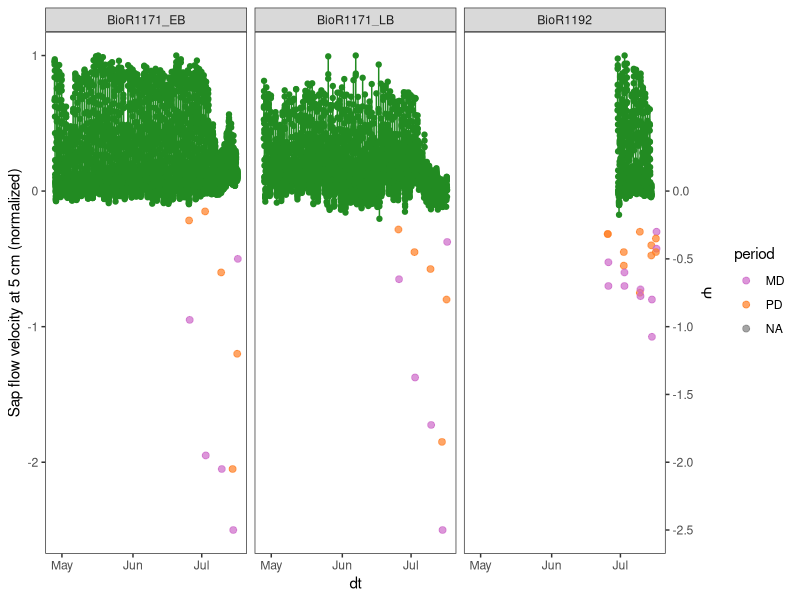
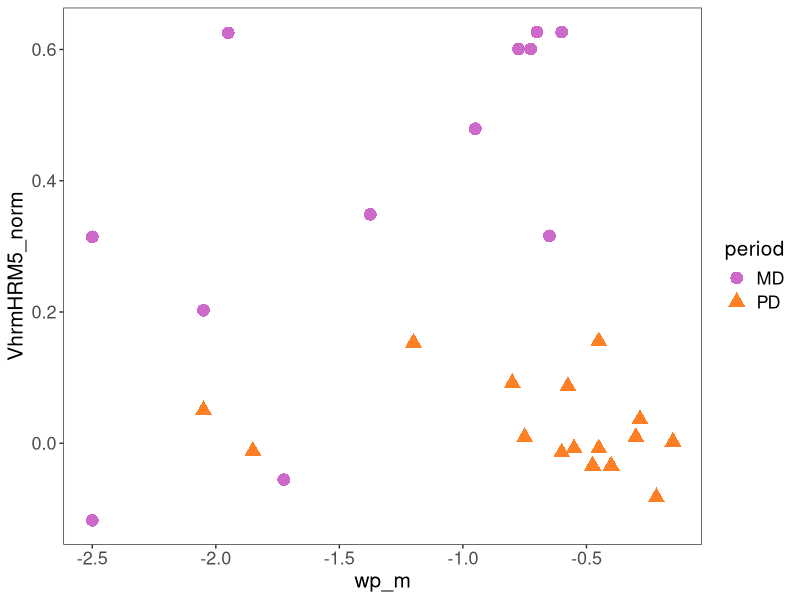
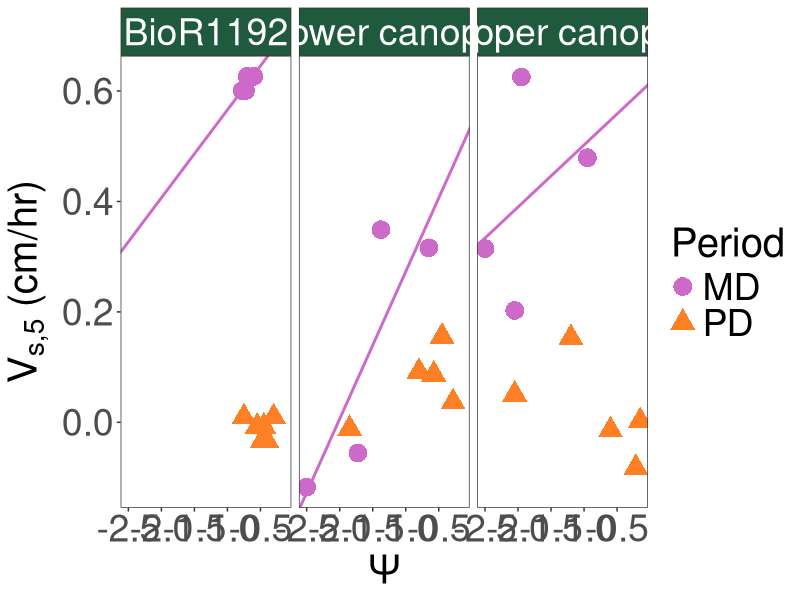

R code for these plots, in order:
#### Looking at how WP is related to SV ####
library(tidyverse)
theme_set(theme_bw())

#### Reading ####
wp_PDMD_long <- read_csv("data/water_potential/wp_PDMD_long.csv") |> 
  mutate(Tree_ID = case_when(individual == 1 ~ "BioR1192",
                             individual == 2 ~ "BioR1171",
                             individual == 3 ~ "BioR1170",
                             individual == 4 ~ "BioR1191"),
         Tree_ID = case_when(individual == 2 & canopy == "Upper canopy" ~ paste0(Tree_ID, "_EB"),
                             individual == 2 & canopy == "Lower canopy" ~ paste0(Tree_ID, "_LB"),
                             TRUE ~ Tree_ID),
         dt = as.POSIXct(dt, tz = "MST"))

sv_all <- read_csv("data/sap_flow/sv_all.csv") |> 
  mutate(dt = as.POSIXct(dt, tz = "MST"))

#### Joining ####

wp_list <- unique(wp_PDMD_long$date)
sv_list <- unique(sv_all$date)
overlap_list <- wp_list[wp_list %in% sv_list]

wp_small <- wp_PDMD_long |> filter(date %in% overlap_list)

sv_wp_full <- full_join(sv_all, wp_small, by = c("dt", "date", "Tree_ID"))

sv_wp_fuller <- data.frame()
for (i in 1:length(unique(sv_wp_full$Tree_ID))) {
  current_df <- sv_wp_full |> 
    filter(Tree_ID == unique(sv_wp_full$Tree_ID)[i])
  
  current_df <- current_df |> 
    mutate(VhrmHRM5_norm = VhrmHRM5 / max(VhrmHRM5, na.rm = TRUE))
  
  sv_wp_fuller <- bind_rows(sv_wp_fuller, current_df)
}
  
#### Exploring ####

sv_wp_fuller |> 
  filter(Tree_ID == "BioR1171_EB" |
           Tree_ID == "BioR1171_LB" |
           Tree_ID == "BioR1192") |> 
  ggplot(aes(x = dt, y = wp_m)) +
  geom_line(aes(x = dt, y = VhrmHRM5_norm, group = date), color = "forestgreen") +
  geom_point(aes(x = dt, y = VhrmHRM5_norm), color = "forestgreen") +
  geom_point(aes(x = dt, y = wp_m * 1, color = period), size = 2, alpha = 0.7) +
  scale_color_manual(values = c("orchid3", "chocolate1")) +
  scale_y_continuous("Sap flow velocity at 5 cm (normalized)",
                     sec.axis = sec_axis(~ . / 1, name = expression(paste(Psi)),
                                         breaks = seq(0, -3.5, -0.5))) +
  theme(panel.grid = element_blank()) +
  facet_wrap(~ Tree_ID)

sv_wp_fuller |> 
  filter(Tree_ID == "BioR1171_EB" |
           Tree_ID == "BioR1171_LB" |
           Tree_ID == "BioR1192",
         !is.na(period)) |> 
  ggplot(aes(y = VhrmHRM5_norm, x = wp_m)) +
  geom_point(aes(color = period, shape = period), size = 4) +
  scale_color_manual(values = c("orchid3", "chocolate1")) +
  # facet_wrap(~ Tree_ID) +
  theme(panel.grid = element_blank(),
        axis.title = element_text(size = 15),
        axis.text = element_text(size = 13),
        legend.title = element_text(size = 15),
        legend.text = element_text(size = 13),
        plot.title = element_text(size = 15))

sv_wp_works <- sv_wp_fuller |> 
  filter(Tree_ID == "BioR1171_EB" | 
           Tree_ID == "BioR1171_LB" | 
           Tree_ID == "BioR1192") |> 
  filter(period == "MD")

# doing slopes
sv_wp_lms <- data.frame(Tree_ID = NA, slope = NA, intercept = NA, r2 = NA)
for (i in 1:length(unique(sv_wp_works$Tree_ID))) {
  current_tree <- sv_wp_works |> 
    filter(Tree_ID == unique(sv_wp_works$Tree_ID)[i])
  
  current_lm <- lm(current_tree$VhrmHRM5_norm ~ current_tree$wp_m)
  
  sv_wp_lms <- sv_wp_lms |> 
    add_row(Tree_ID = unique(sv_wp_works$Tree_ID)[i], 
            slope = current_lm$coefficients[2], 
            intercept = current_lm$coefficients[1], 
            r2 = summary(current_lm)$r.squared)
}
sv_wp_lms <- sv_wp_lms |> filter(!is.na(Tree_ID)) |> 
  rename(lambda_sv = slope)

sv_wp_fuller |> 
  filter(Tree_ID == "BioR1171_EB" |
           Tree_ID == "BioR1171_LB" |
           Tree_ID == "BioR1192",
         !is.na(period)) |> 
  # filter(Tree_ID != "BioR1192") |> 
  mutate(Tree_ID = case_when(Tree_ID == "BioR1171_EB" ~ "Upper canopy",
                             Tree_ID == "BioR1171_LB" ~ "Lower canopy",
                             TRUE ~ Tree_ID)) |> 
  ggplot(aes(y = VhrmHRM5_norm, x = wp_m)) +
  geom_abline(data = sv_wp_lms |> 
                # filter(Tree_ID != "BioR1192") |> 
                mutate(Tree_ID = case_when(Tree_ID == "BioR1171_EB" ~ "Upper canopy",
                                           Tree_ID == "BioR1171_LB" ~ "Lower canopy",
                                           TRUE ~ Tree_ID)), 
              aes(slope = lambda_sv, intercept = intercept), color = "orchid3", 
              linewidth = 1) +
  geom_point(aes(color = period, shape = period), size = 6) +
  scale_color_manual(values = c("orchid3", "chocolate1")) +
  labs(x = expression(paste(Psi)), y = expression(paste(V["s,5"], " (cm/hr)")),
       color = "Period", shape = "Period") +
  facet_wrap(~ Tree_ID) +
  theme(panel.grid = element_blank(),
        axis.title = element_text(size = 29),
        axis.text = element_text(size = 27),
        legend.title = element_text(size = 29),
        legend.text = element_text(size = 27),
        plot.title = element_text(size = 29),
        strip.text = element_text(size = 27, color = "white"),
        strip.background = element_rect(fill = "#205A3D"))

# these slopes will act as the λG[c,norm]!

write_csv(sv_wp_lms, "data/sap_flow/lambda_sv_norm.csv")
